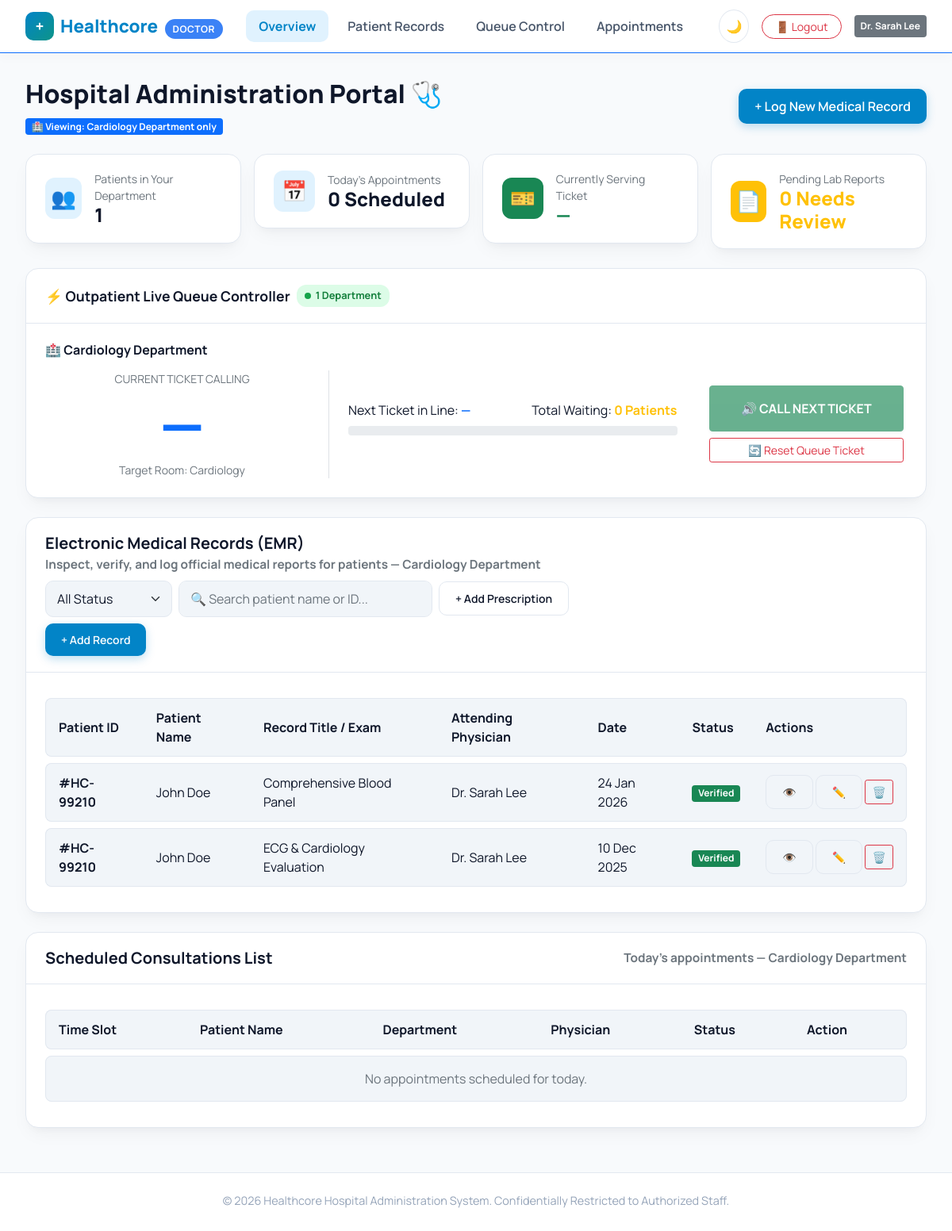
Screenshot of /admin.php (signed in) with the database file from the repository.
### tables this page shows
CREATE TABLE `doctors` (
  `id` int(11) NOT NULL,
  `user_id` int(11) NOT NULL,
  `doctor_code` varchar(20) NOT NULL,
  `department` varchar(100) NOT NULL
);

CREATE TABLE `queue_state` (
  `id` int(11) NOT NULL,
  `department` varchar(100) NOT NULL,
  `currently_serving` int(11) NOT NULL DEFAULT -1,
  `updated_at` timestamp NOT NULL DEFAULT current_timestamp() ON UPDATE current_timestamp()
);

CREATE TABLE `medical_records` (
  `id` int(11) NOT NULL,
  `patient_id` int(11) NOT NULL,
  `doctor_id` int(11) NOT NULL,
  `title` varchar(200) NOT NULL,
  `notes` text DEFAULT NULL,
  `record_date` date NOT NULL,
  `status` enum('Verified','Under Review') DEFAULT 'Under Review',
  `created_at` timestamp NOT NULL DEFAULT current_timestamp()
);

CREATE TABLE `patients` (
  `id` int(11) NOT NULL,
  `user_id` int(11) NOT NULL,
  `patient_code` varchar(20) NOT NULL,
  `dob` date DEFAULT NULL,
  `gender` enum('Male','Female','Other') DEFAULT 'Other',
  `blood_type` varchar(5) DEFAULT NULL,
  `height_cm` int(11) DEFAULT NULL,
  `weight_kg` int(11) DEFAULT NULL,
  `address` varchar(255) DEFAULT NULL,
  `emergency_name` varchar(120) DEFAULT NULL,
  `emergency_phone` varchar(30) DEFAULT NULL,
  `insurance_provider` varchar(150) DEFAULT NULL,
  `insurance_policy_no` varchar(60) DEFAULT NULL,
  `primary_doctor_id` int(11) DEFAULT NULL
);

CREATE TABLE `users` (
  `id` int(11) NOT NULL,
  `role` enum('patient','doctor','admin','pharmacist') NOT NULL DEFAULT 'patient',
  `full_name` varchar(120) NOT NULL,
  `email` varchar(150) NOT NULL,
  `password` varchar(255) NOT NULL,
  `phone` varchar(30) DEFAULT NULL,
  `created_at` timestamp NOT NULL DEFAULT current_timestamp()
);

### admin.php (the view, shortened to what the rows shown need)
<?php
require_once 'auth.php';
require_once 'db.php';
require_once 'queue_helpers.php';
$isDoctor      = current_role() === 'doctor';
$myDepartment  = null;
if ($isDoctor) {
    $meStmt = $pdo->prepare('SELECT id, department FROM doctors WHERE user_id = ?');
    $meStmt->execute([$_SESSION['user_id']]);
    $me = $meStmt->fetch();
    $myDepartment = $me['department'];
}
$queueDepartments = $isDoctor ? [$myDepartment] : active_departments($pdo);
$departmentQueues = [];
$totalWaitingAllDepts = 0;
foreach ($queueDepartments as $dept) {
    get_or_create_queue($pdo, $dept);
    $serving  = department_currently_serving($pdo, $dept);
    $maxTicket = department_max_ticket($pdo, $dept);
    $nextTicket = department_next_ticket($pdo, $dept);
    $waitingHere = department_waiting_count($pdo, $dept);
    $departmentQueues[] = [
        'department'  => $dept,
        'slug'        => department_slug($dept),
        'ticketPrefix' => department_ticket_prefix($dept),
        'serving'     => $serving,
        'maxTicket'   => $maxTicket,
        'nextTicket'  => $nextTicket,
        'waiting'     => $waitingHere,
        'progressPct' => $maxTicket > 0 ? min(100, max(0, round(($serving / $maxTicket) * 100))) : ($serving >= 0 ? 100 : 0),
    ];
    $totalWaitingAllDepts += $waitingHere;
}
$recordsSql = "SELECT mr.*, p.patient_code, u1.full_name AS patient_name, u2.full_name AS doctor_name
                FROM medical_records mr
                JOIN patients p ON p.id = mr.patient_id
                JOIN users u1 ON u1.id = p.user_id
                JOIN doctors d ON d.id = mr.doctor_id
                JOIN users u2 ON u2.id = d.user_id";
$recordsParams = [];
if ($isDoctor) {
    $recordsSql .= ' WHERE d.department = ?';
    $recordsParams[] = $myDepartment;
}
$recordsSql .= ' ORDER BY mr.record_date DESC LIMIT 25';
$stmt = $pdo->prepare($recordsSql);
$stmt->execute($recordsParams);
$records = $stmt->fetchAll();
function statusBadge(string $status): string {
    return match ($status) {
        'Verified', 'Completed', 'Confirmed' => 'bg-success',
        'Under Review', 'Pending' => 'bg-warning text-dark',
        'Arrived', 'Called' => 'bg-info text-dark',
        'Cancelled' => 'bg-danger',
        default => 'bg-secondary',
    };
}
?>
<!DOCTYPE html>
<html lang="en" data-theme="light">
<head>
    <link href="https://cdn.jsdelivr.net/npm/bootstrap@5.0.2/dist/css/bootstrap.min.css" rel="stylesheet">
    <link rel="stylesheet" href="style.css">
</head>
<body>
    <main class="main-wrapper">
        <div class="d-flex align-items-center justify-content-between mb-4 flex-wrap gap-2">
            <div>
                <h2 class="manrope-800 mb-1">Hospital Administration Portal 🩺</h2>
                <?php if ($isDoctor): ?>
                    <span class="badge bg-primary mt-2">🏥 Viewing: <?= htmlspecialchars($myDepartment) ?> Department only</span>
                <?php endif; ?>
            </div>
        </div>
        <div class="row g-3 mb-4">
            <div class="col-md-3">
                <div class="kpi-card">
                    <?php if ($isDoctor): ?>
                        <div><small class="text-muted d-block">Currently Serving Ticket</small><h4 class="manrope-800 mb-0 text-success"><?= htmlspecialchars(format_department_ticket($departmentQueues[0]['department'] ?? '', $departmentQueues[0]['serving'] ?? null)) ?></h4></div>
                    <?php else: ?>
                        <div><small class="text-muted d-block">Total Waiting (All Depts)</small><h4 class="manrope-800 mb-0 text-success"><?= (int) $totalWaitingAllDepts ?> Patients</h4></div>
                    <?php endif; ?>
                </div>
            </div>
        </div>
        <section class="card-custom mb-4" id="queue-controller">
            <div class="card-body-custom">
                <?php foreach ($departmentQueues as $i => $dq): ?>
                    <div class="dept-queue-panel <?= $i > 0 ? 'border-top pt-4 mt-4' : '' ?>"
                         data-department="<?= htmlspecialchars($dq['department']) ?>"
                         data-ticket-prefix="<?= htmlspecialchars($dq['ticketPrefix']) ?>"
                         data-slug="<?= htmlspecialchars($dq['slug']) ?>">
                        <h6 class="manrope-700 mb-3">🏥 <?= htmlspecialchars($dq['department']) ?> Department</h6>
                        <div class="row align-items-center">
                            <div class="col-lg-4 text-center border-end">
                                <small class="text-muted d-block">CURRENT TICKET CALLING</small>
                                <h1 class="display-2 manrope-800 text-primary my-1 dept-serving-ticket"><?= htmlspecialchars(format_department_ticket($dq['department'], $dq['serving'])) ?></h1>
                                <p class="text-muted small mb-0">Target Room: <?= htmlspecialchars($dq['department']) ?></p>
                            </div>
                            <div class="col-lg-5 p-4">
                                <div class="d-flex justify-content-between mb-2">
                                    <span>Next Ticket in Line: <strong class="text-primary"><span class="dept-next-ticket"><?= htmlspecialchars(format_department_ticket($dq['department'], $dq['nextTicket'])) ?></span></strong></span>
                                    <span>Total Waiting: <strong class="text-warning"><span class="dept-waiting-count"><?= $dq['waiting'] ?></span> Patients</strong></span>
                                </div>
                                <div class="progress mb-3" style="height: 12px;">
                                </div>
                            </div>
                            <div class="col-lg-3 text-center p-3">
                                <form method="POST" action="admin.php" class="mb-2">
                                    <button type="submit" class="btn btn-success w-100 py-3 manrope-700 shadow-sm dept-call-next-btn" <?= $dq['waiting'] === 0 ? 'disabled' : '' ?>>🔊 CALL NEXT TICKET</button>
                                </form>
                                <form method="POST" action="admin.php" onsubmit="return confirm('Reset <?= htmlspecialchars($dq['department']) ?> queue serving counter to #1?');">
                                    <button type="submit" class="btn btn-outline-danger btn-sm w-100">🔄 Reset Queue Ticket</button>
                                </form>
                            </div>
                        </div>
                    </div>
                <?php endforeach; ?>
            </div>
        </section>
        <section class="card-custom mb-4" id="records-management">
            <div class="card-header-custom flex-wrap gap-2">
                <div>
                    <h5 class="manrope-700 mb-0">Electronic Medical Records (EMR)</h5>
                    <small class="text-muted">Inspect, verify, and log official medical reports for patients<?= $isDoctor ? ' — ' . htmlspecialchars($myDepartment) . ' Department' : '' ?></small>
                </div>
            </div>
            <div class="card-body-custom">
                <div class="records-table-container">
                    <table class="records-table">
                        <thead>
                            <tr><th>Patient ID</th><th>Patient Name</th><th>Record Title / Exam</th><th>Attending Physician</th><th>Date</th><th>Status</th><th>Actions</th></tr>
                        </thead>
                        <tbody id="adminRecordsTableBody">
                            <?php foreach ($records as $r): ?>
                                <tr data-status="<?= htmlspecialchars($r['status']) ?>">
                                    <td><strong>#<?= htmlspecialchars($r['patient_code']) ?></strong></td>
                                    <td><?= htmlspecialchars($r['patient_name']) ?></td>
                                    <td><?= htmlspecialchars($r['title']) ?></td>
                                    <td><?= htmlspecialchars($r['doctor_name']) ?></td>
                                    <td><?= date('d M Y', strtotime($r['record_date'])) ?></td>
                                    <td><span class="badge <?= statusBadge($r['status']) ?>"><?= htmlspecialchars($r['status']) ?></span></td>
                                    <td class="text-nowrap">
                                        <button type="button" class="btn btn-sm btn-outline-custom view-record-btn" title="View"
                                                data-patient="<?= htmlspecialchars($r['patient_name']) ?> (#<?= htmlspecialchars($r['patient_code']) ?>)"
                                                data-doctor="<?= htmlspecialchars($r['doctor_name']) ?>"
                                                data-date="<?= date('d M Y', strtotime($r['record_date'])) ?>"
                                                data-status="<?= htmlspecialchars($r['status']) ?>"
                                                data-title="<?= htmlspecialchars($r['title']) ?>"
                                                data-notes="<?= htmlspecialchars($r['notes'] ?? '') ?>">👁️</button>
                                        <button type="button" class="btn btn-sm btn-outline-custom edit-record-btn" title="Edit"
                                                data-id="<?= (int) $r['id'] ?>"
                                                data-patient-id="<?= (int) $r['patient_id'] ?>"
                                                data-doctor-id="<?= (int) $r['doctor_id'] ?>"
                                                data-title="<?= htmlspecialchars($r['title']) ?>"
                                                data-notes="<?= htmlspecialchars($r['notes'] ?? '') ?>"
                                                data-date="<?= htmlspecialchars($r['record_date']) ?>">✏️</button>
                                        <form method="POST" action="admin.php" class="d-inline" onsubmit="return confirm('Delete this medical record? This cannot be undone.');">
                                            <button type="submit" class="btn btn-sm btn-outline-danger" title="Delete">🗑️</button>
                                        </form>
                                    </td>
                                </tr>
                            <?php endforeach; ?>
                        </tbody>
                    </table>
                </div>
            </div>
        </section>
        <section class="card-custom mb-4" id="appointments-management">
            <div class="card-header-custom">
                <h5 class="manrope-700 mb-0">Scheduled Consultations List</h5>
                <small class="text-muted">Today's appointments <?= $isDoctor ? ' — ' . htmlspecialchars($myDepartment) . ' Department' : '' ?></small>
            </div>
            <div class="card-body-custom">
                <div class="records-table-container">
                    <table class="records-table">
                        <thead>
                            <tr><th>Time Slot</th><th>Patient Name</th><th>Department</th><th>Physician</th><th>Status</th><th>Action</th></tr>
                        </thead>
                    </table>
                </div>
            </div>
        </section>
    </main>
</body>
</html>

### rows the page displays
doctors: department "Cardiology"
queue_state: department+currently_serving "—", department "Cardiology", format_department_ticket($dq['department'], $dq['serving']) "—", format_department_ticket($dq['department'], $dq['nextTicket']) "—", waiting "0"
medical_records: patient.patient_code "HC-99210", users.full_name "John Doe", title "Comprehensive Blood Panel", users.full_name "Dr. Sarah Lee", record_date "24 Jan 2026", status "Verified"
medical_records: patient.patient_code "HC-99210", users.full_name "John Doe", title "ECG & Cardiology Evaluation", users.full_name "Dr. Sarah Lee", record_date "10 Dec 2025", status "Verified"

### other values shown
$_SESSION['full_name'] "Dr. Sarah Lee"
$totalPatients "1"
$todaysApptCount "0"
$pendingReports "0"
count($departmentQueues) "1"
